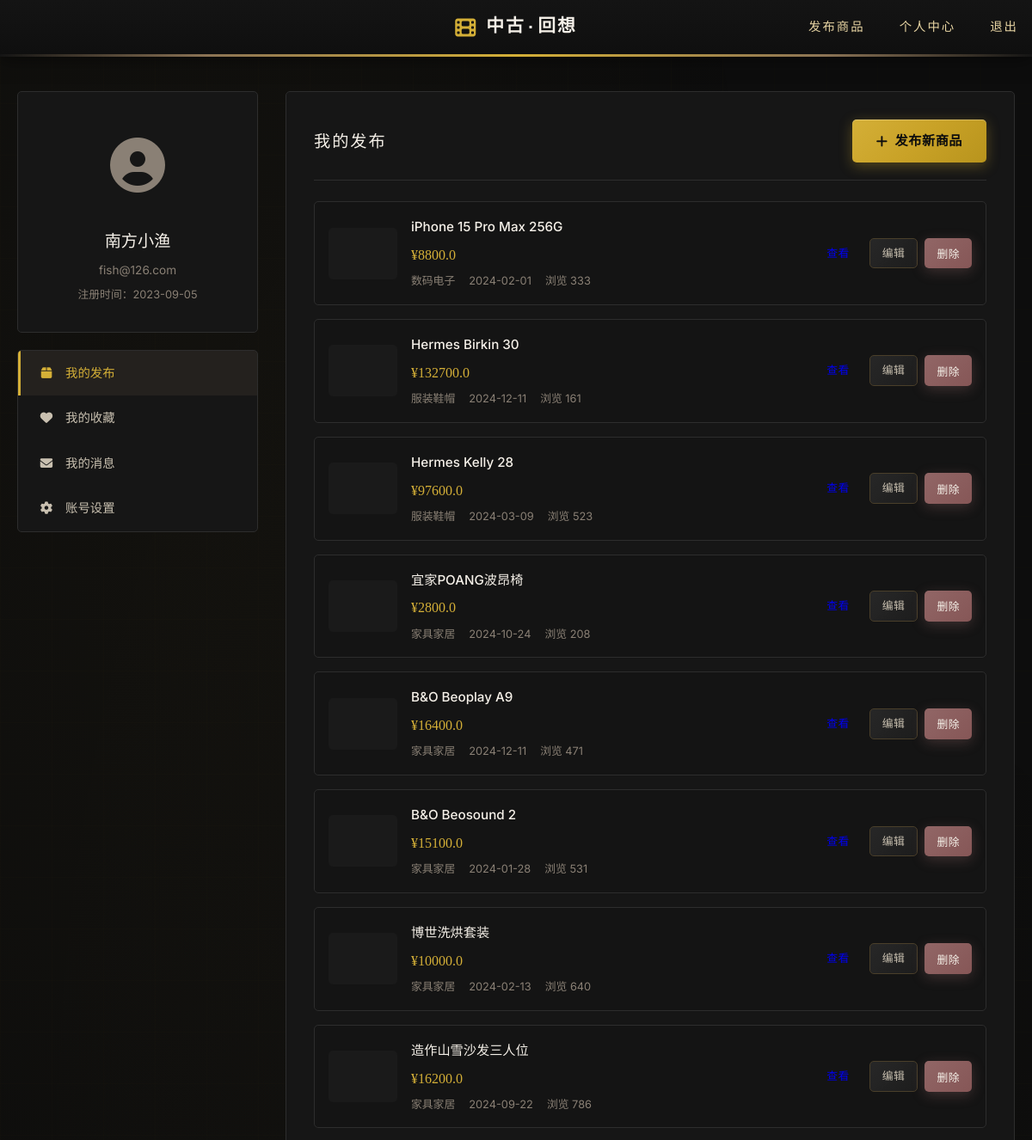
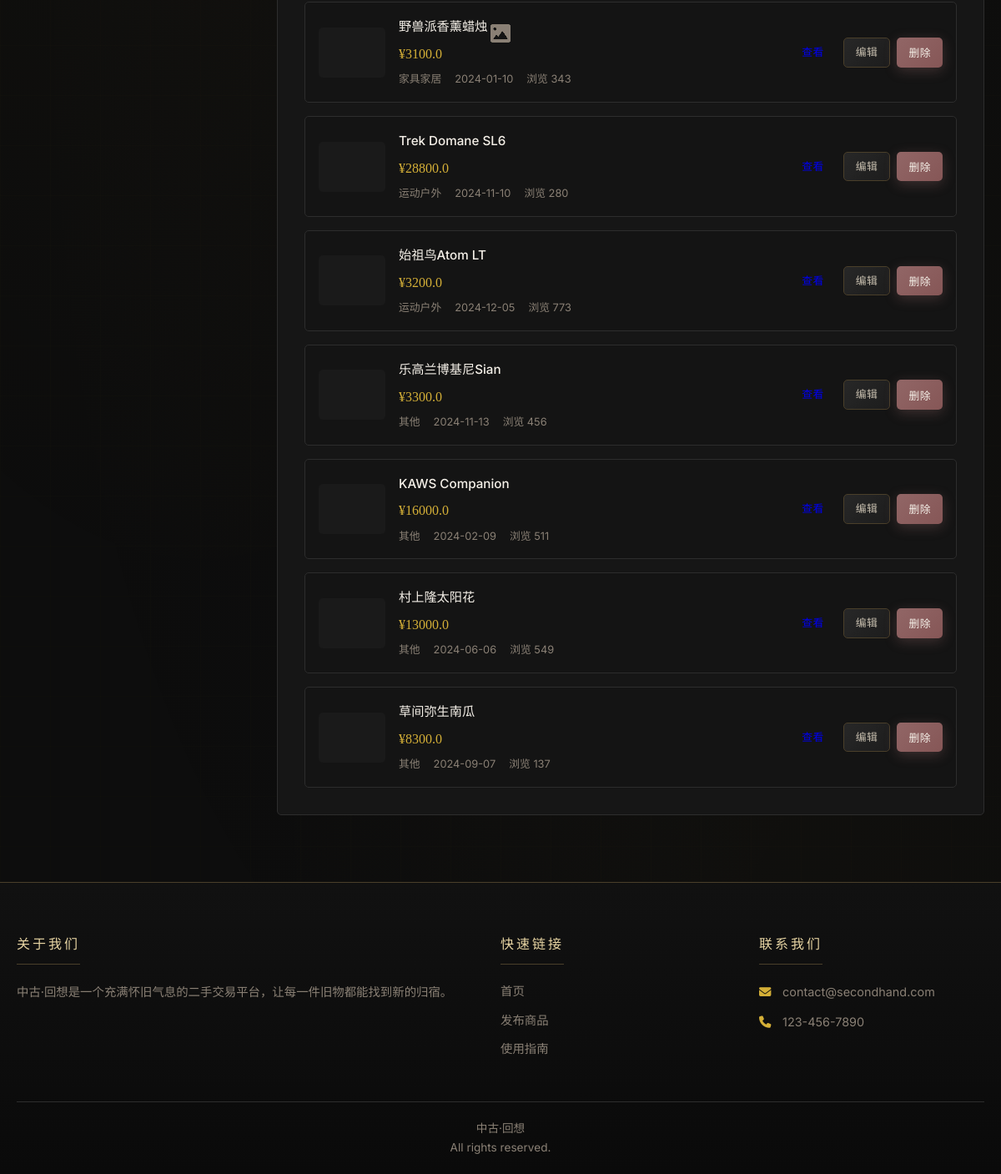
Screenshot of /profile/ (signed in) with the database file from the repository (2 pictures, top to bottom).
### app/models.py (models this page shows, shortened)
class User(db.Model):
    __tablename__ = 'users'
    id = db.Column(db.Integer, primary_key=True)
    username = db.Column(db.String(80), unique=True, nullable=False)
    email = db.Column(db.String(120), unique=True, nullable=False)
    phone = db.Column(db.String(20), nullable=True)
    password = db.Column(db.String(200), nullable=False)
    avatar = db.Column(db.String(20), default='[用户]')
    city = db.Column(db.String(50), nullable=True)
    bio = db.Column(db.String(200), nullable=True)
    created_at = db.Column(db.Date, default=date.today)
    items = db.relationship('Item', backref='seller', lazy='dynamic')
    favorites = db.relationship('Favorite', backref='user', lazy='dynamic')

class Item(db.Model):
    __tablename__ = 'items'
    id = db.Column(db.Integer, primary_key=True)
    title = db.Column(db.String(200), nullable=False)
    description = db.Column(db.Text, nullable=False)
    price = db.Column(db.Float, nullable=False)
    category = db.Column(db.String(20), nullable=False)
    image = db.Column(db.String(200), nullable=True)
    location = db.Column(db.String(100), nullable=True)
    seller_id = db.Column(db.Integer, db.ForeignKey('users.id'), nullable=False)
    views = db.Column(db.Integer, default=0)
    created_at = db.Column(db.Date, default=date.today)
    contact_phone = db.Column(db.String(20), nullable=True)
    contact_wechat = db.Column(db.String(50), nullable=True)
    brand = db.Column(db.String(100), nullable=True)
    model = db.Column(db.String(100), nullable=True)
    purchase_time = db.Column(db.String(50), nullable=True)
    purchase_source = db.Column(db.String(100), nullable=True)

### app/routes/profile.py (the view)
@profile_bp.route('/')
@login_required
def index():
    user = get_current_user()
    my_items = Item.query.filter_by(seller_id=user.id).all()
    fav_records = Favorite.query.filter_by(user_id=user.id).all()
    favorite_items = [Item.query.get(fav.item_id) for fav in fav_records if Item.query.get(fav.item_id)]
    user_messages = []
    return render_template('profile.html',
                         user=user,
                         my_items=my_items,
                         favorites=favorite_items,
                         messages=user_messages)

### app/models.py (called while the page is built)
def login_required(f):
    @wraps(f)
    def decorated_function(*args, **kwargs):
        if 'user_id' not in session:
            flash('请先登录', 'warning')
            return redirect(url_for('auth.login'))
        return f(*args, **kwargs)
    return decorated_function

def get_current_user():
    user_id = session.get('user_id')
    if user_id:
        return User.query.get(user_id)
    return None

### templates/profile.html (shortened to what this page needs)
{% extends "base.html" %}
{% block content %}
<div class="container">
    <div class="profile-layout">
        <aside class="profile-sidebar">
            <div class="profile-card">
                <div class="profile-avatar">
                    <i class="fas fa-user-circle"></i>
                </div>
                <h3 class="profile-name">{{ user.username }}</h3>
                <p class="profile-email">{{ user.email }}</p>
                <p class="profile-joined">注册时间：{{ user.created_at }}</p>
            </div>
            <nav class="profile-nav">
                <a href="#my-items" class="active" onclick="showTab('my-items')">
                    <i class="fas fa-box"></i> 我的发布
                </a>
                <a href="#favorites" onclick="showTab('favorites')">
                    <i class="fas fa-heart"></i> 我的收藏
                </a>
                <a href="#messages" onclick="showTab('messages')">
                    <i class="fas fa-envelope"></i> 我的消息
                </a>
                <a href="#settings" onclick="showTab('settings')">
                    <i class="fas fa-cog"></i> 账号设置
                </a>
            </nav>
        </aside>
        <div class="profile-content">
            <div id="my-items" class="tab-content active">
                <div class="content-header">
                    <h2>我的发布</h2>
                    <a href="{{ url_for('items.publish') }}" class="btn btn-primary">
                        <i class="fas fa-plus"></i> 发布新商品
                    </a>
                </div>
                {% if my_items %}
                <div class="items-list">
                    {% for item in my_items %}
                    <div class="item-row">
                        <div class="item-image">
                            {% if item.image %}
                                <img src="{{ url_for('static', filename='images/' + item.image) }}" alt="{{ item.title }}">
                            {% else %}
                                <div class="placeholder-image small">
                                    <i class="fas fa-image"></i>
                                </div>
                            {% endif %}
                        </div>
                        <div class="item-details">
                            <h4>{{ item.title }}</h4>
                            <p class="item-price">¥{{ item.price }}</p>
                            <p class="item-meta">
                                <span>{{ item.category }}</span>
                                <span>{{ item.created_at }}</span>
                                <span>浏览 {{ item.views or 0 }}</span>
                            </p>
                        </div>
                        <div class="item-actions">
                            <a href="{{ url_for('items.item_detail', item_id=item.id) }}" class="btn btn-sm">
                            </a>
                            <a href="{{ url_for('items.edit_item', item_id=item.id) }}" class="btn btn-sm btn-secondary">
                                编辑
                            </a>
                            <button onclick="deleteItem({{ item.id }})" class="btn btn-sm btn-danger">
                                删除
                            </button>
                        </div>
                    </div>
                    {% endfor %}
                </div>
                {% else %}
                <div class="empty-state">
                    <i class="fas fa-box-open"></i>
                    <p>您还没有发布任何商品</p>
                    <a href="{{ url_for('items.publish') }}" class="btn btn-primary">去发布</a>
                </div>
                {% endif %}
            </div>
        </div>
    </div>
</div>
{% endblock %}

### rows the page displays
User: username "南方小渔", email "fish@126.com", created_at "2023-09-05"
Item: title "iPhone 15 Pro Max 256G", price "8800.0", category "数码电子", created_at "2024-02-01", views "333"
Item: title "Hermes Birkin 30", price "132700.0", category "服装鞋帽", created_at "2024-12-11", views "161"
Item: title "Hermes Kelly 28", price "97600.0", category "服装鞋帽", created_at "2024-03-09", views "523"
Item: title "宜家POANG波昂椅", price "2800.0", category "家具家居", created_at "2024-10-24", views "208"
Item: title "B&O Beoplay A9", price "16400.0", category "家具家居", created_at "2024-12-11", views "471"
Item: title "B&O Beosound 2", price "15100.0", category "家具家居", created_at "2024-01-28", views "531"
Item: title "博世洗烘套装", price "10000.0", category "家具家居", created_at "2024-02-13", views "640"
Item: title "造作山雪沙发三人位", price "16200.0", category "家具家居", created_at "2024-09-22", views "786"
Item: title "野兽派香薰蜡烛", price "3100.0", category "家具家居", created_at "2024-01-10", views "343"
Item: title "Trek Domane SL6", price "28800.0", category "运动户外", created_at "2024-11-10", views "280"
Item: title "始祖鸟Atom LT", price "3200.0", category "运动户外", created_at "2024-12-05", views "773"
Item: title "乐高兰博基尼Sian", price "3300.0", category "其他", created_at "2024-11-13", views "456"
Item: title "KAWS Companion", price "16000.0", category "其他", created_at "2024-02-09", views "511"
Item: title "村上隆太阳花", price "13000.0", category "其他", created_at "2024-06-06", views "549"
Item: title "草间弥生南瓜", price "8300.0", category "其他", created_at "2024-09-07", views "137"
